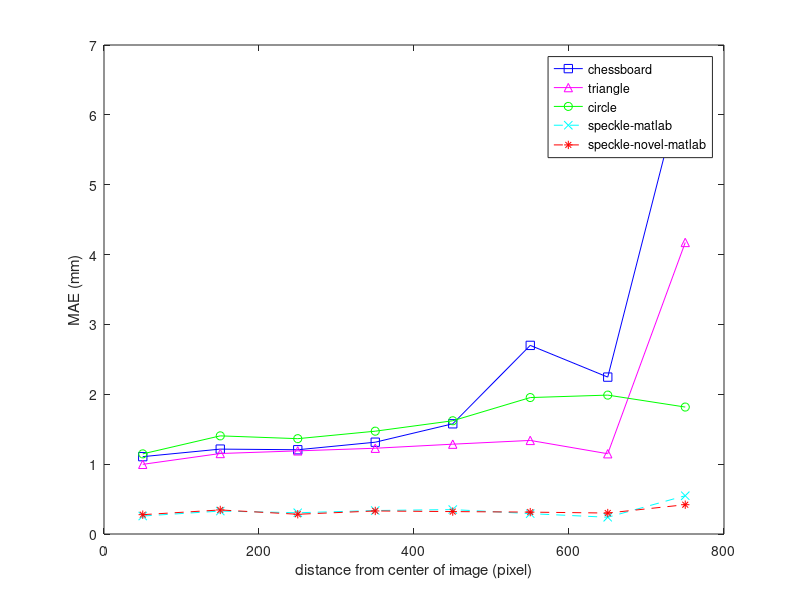

MATLAB code for this plot:
x = 50:100:750;
y1 = [1.10725 1.215275 1.206066667 1.314054545 1.577641667 2.700066667 2.246033333 6.588475];
y2 = [0.9973 1.1522 1.190085714 1.227622222 1.285792308 1.339590909 1.14898 4.1734];
y3 = [1.1471 1.40492 1.364716667 1.4718 1.621075 1.95321 1.988285714 1.8173];
y4 = [0.34185 0.345 0.344984615 0.3513 0.336131818 0.28755 0.289864706 0.503276923];
y5 = [0.307733333 0.3650875 0.3336 0.338027778 0.354557143 0.306710526 0.303633333 0.328866667];
y6 = [0.2576 0.32828 0.3041 0.336109091 0.349683333 0.291608333 0.23985 0.548075];
y7 = [0.27675 0.344375 0.2826 0.330011111 0.320884615 0.313307692 0.3001 0.419533333];
%plot(x,y1,'-bs',x,y2,'-m^',x,y3,'-go',x,y4,'-cx',x,y5,'-r*',x,y6,'--cx',x,y7,'--r*')
plot(x,y1,'-bs',x,y2,'-m^',x,y3,'-go',x,y6,'--cx',x,y7,'--r*')
xlabel('distance from center of image (pixel)');
ylabel('MAE (mm)');
%legend('chessboard','triangle','circle','speckle','speckle-novel','speckle-matlab','speckle-novel-matlab');
legend('chessboard','triangle','circle','speckle-matlab','speckle-novel-matlab');